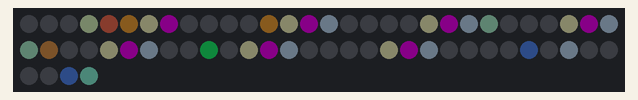
Recording of a sketch running on a simulated Arduino Uno, built with avr-gcc and run on an emulated ATmega328P. Shown: 64 RGB LEDs in strip order, left to right, continuing on the next row. Dim RGB values are drawn brighter than linear; what the sketch prints to the serial monitor is not drawn.

Above: at 0.52 s.
At 5.32 s:
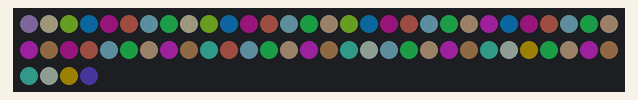
At 10.13 s:
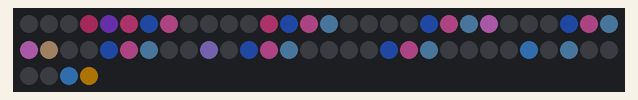
At 20.06 s:
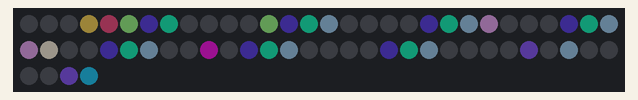
At 29.93 s:
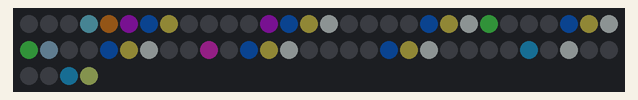
At 39.53 s:
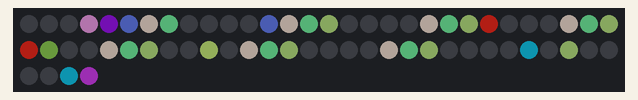

The sketch:

Exemplo_WS2812.ino
```cpp
#include <NeoPixelBus.h>

const uint16_t PixelCount = 64; // matriz possui 64 leds
const uint8_t PixelPin = 4;  // DIN ligado no pino 4

#define colorSaturation 128

NeoPixelBus<NeoGrbFeature, Neo800KbpsMethod> matriz_led(PixelCount, PixelPin);

RgbColor cor(0, 85, 1);
RgbColor matriz[8*8];
char bitmap[8*8] = { // um desenho aleatório só para descobrir a orientação da matriz
  0,0,0,1,1,1,1,1,
  0,0,0,0,1,1,1,1,
  0,0,0,0,1,1,1,1,
  0,0,0,1,1,1,1,1,
  0,0,1,1,1,0,0,1,
  0,1,1,1,0,0,0,0,
  1,1,1,0,0,0,0,1,
  0,1,0,0,0,0,1,1
};

char bitmap_2[8*8] = {
  1,1,1,1,1,1,1,1,
  1,1,1,1,1,1,1,1,
  1,1,1,1,1,1,1,1,
  1,1,1,1,1,1,1,1,
  1,1,1,1,1,1,1,1,
  1,1,1,1,1,1,1,1,
  1,1,1,1,1,1,1,1,
  1,1,1,1,1,1,1,1
};

char* bitmaps[2] = {bitmap,bitmap_2};

void setup()
{
    Serial.begin(115200);
    Serial.println("Inicializando...");

    // Desliga todos os leds
    matriz_led.Begin();
    matriz_led.Show();

    Serial.println("Rodando...");

}

void loop()
{
    int x,y;
    static float angulo_r=0;
    static float angulo_g=120;
    static float angulo_b=240;
    static int potencia=0;
    static char direcao=1;
    static unsigned long contador=0;
    static char atual=0;
    static char tics=0;

    for(x=0;x<8;x++){
      for(y=0;y<8;y++){
        matriz[x*8+y].R = float(bitmaps[atual][x*8+y]) * float(potencia) * abs(sin(angulo_r*(x+y+1)/4));
        matriz[x*8+y].G = float(bitmaps[atual][x*8+y]) * float(potencia) * abs(sin(angulo_g*(x+y+1)/4));
        matriz[x*8+y].B = float(bitmaps[atual][x*8+y]) * float(potencia) * abs(sin(angulo_b*(x+y+1)/4));
      };
    };

    if(millis()>=contador+10){
      angulo_r+=0.1;
      angulo_g+=0.1;
      angulo_b+=0.1;
      tics++;
      if(tics==50){ // alterna o padrão de meio em meio segundo
        tics=0;
        atual=1-atual;
      };

      if(angulo_r>=360.0f) angulo_r -= 360.0f;
      if(angulo_g>=360.0f) angulo_g -= 360.0f;
      if(angulo_b>=360.0f) angulo_b -= 360.0f;

      potencia+=direcao;
      if(potencia==0) direcao*=-1;
      if(potencia==64) direcao*=-1;

      contador=millis();

      for(x=0;x<8;x++){
        for(y=0;y<8;y++){
          matriz_led.SetPixelColor(x*8 + y, matriz[x*8+y]);
        };
      };
      matriz_led.Show();
    };
}
```
